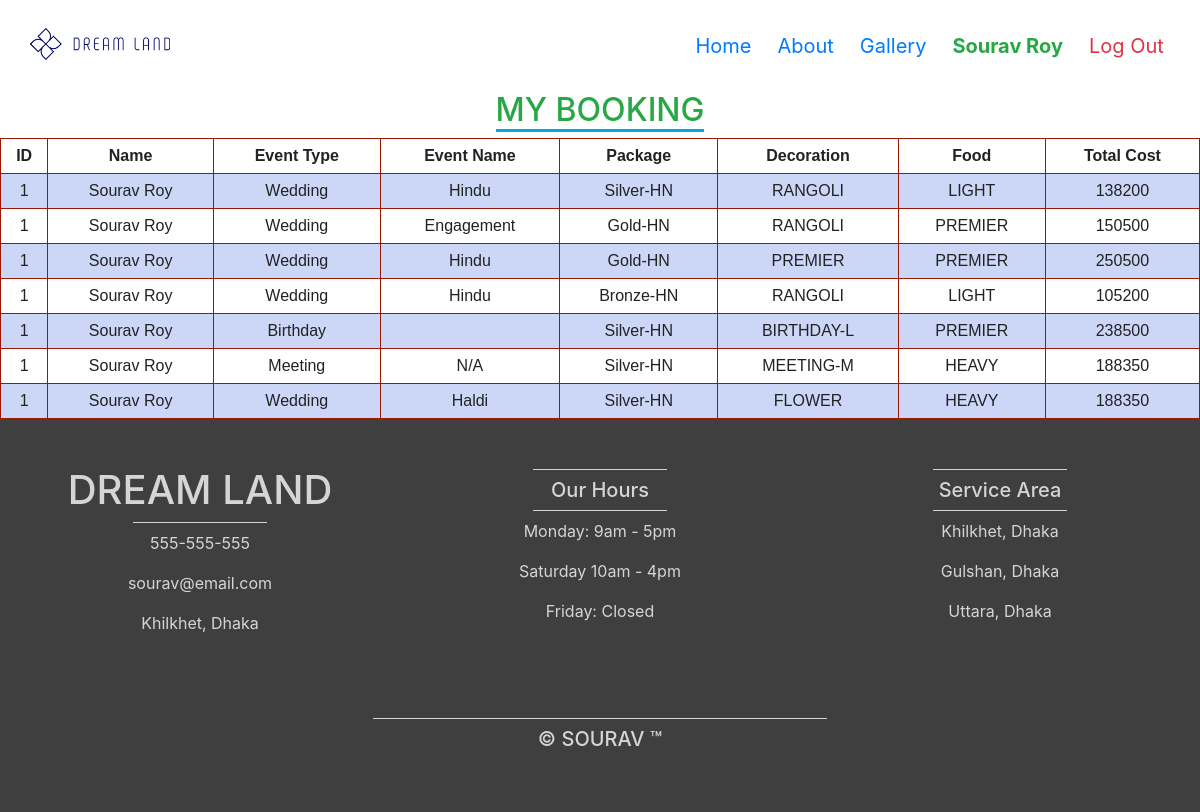
Screenshot of /mybooking.php (signed in) with the database file from the repository.
### tables this page shows
CREATE TABLE `bookings` (
  `id` int(10) NOT NULL,
  `user_id` int(10) NOT NULL,
  `fullname` varchar(100) NOT NULL,
  `email` varchar(100) NOT NULL,
  `event_type` varchar(100) NOT NULL,
  `event_name` varchar(100) DEFAULT NULL,
  `event_package_name` varchar(100) NOT NULL,
  `decoration_name` varchar(100) NOT NULL,
  `food_name` varchar(100) NOT NULL,
  `total_cost` int(10) NOT NULL
);

### mybooking.php (the view, shortened to what this page needs)
<?php
$email = $_SESSION['email'];
include_once ('config.php');
$sql_all = "SELECT * FROM bookings where  Email = '$email'";
$result = $connect->query($sql_all);
?>
<!DOCTYPE html>
<html lang="en">
<head>
    <link rel="stylesheet" type="text/css" href="css/bootstrap.min.css">
    <link href="style.css" rel="stylesheet">
</head>
<body>
<?php
include ("includes/header.php");
?>
<h2 class="text-success" style="text-align: center"><span class="underline">MY BOOKING</span></h2>
<div style="min-height: 150px">
    <table>
        <tr>
            <th>ID</th>
            <th>Name</th>
            <th>Event Type</th>
            <th>Event Name</th>
            <th>Package</th>
            <th>Decoration</th>
            <th>Food</th>
            <th>Total Cost</th>
        </tr>
        <?php
        while($res = mysqli_fetch_array($result))
        {
            echo "<tr>";
            echo "<td>".$res['user_id']."</td>";
            echo "<td>".$res['fullname']."</td>";
            echo "<td>".$res['event_type']."</td>";
            echo "<td>".$res['event_name']."</td>";
            echo "<td>".$res['event_package_name']."</td>";
            echo "<td>".$res['decoration_name']."</td>";
            echo "<td>".$res['food_name']."</td>";
            echo "<td>".$res['total_cost']."</td>";
            echo "</tr>";
        }
        ?>
    </table>
</div>
<?php
include ('includes/footer.php');
?>
</body>
</html>

### includes/header.php (shortened to what this page needs)
<nav class="navbar navbar-expand-md navbar-light bg-light sticky-top my-navbar">
    <div class="container-fluid">
        <a class="navbar-brand" href="index.php"><img src="img/logo2.png" height="75px"></a>
        <div class="collapse navbar-collapse" id="navbarResponsive">
            <ul class="navbar-nav ml-auto">
                <li class="nav-item active">
                    <a class="nav-link text-primary" href="index.php">Home</a>
                </li>
                <li class="nav-item">
                    <a class="nav-link text-primary" href="#teem">About</a>
                </li>
                <li class="nav-item">
                    <a class="nav-link text-primary" href="weeding/gallery/index.html">Gallery</a>
                </li>
                <li class="nav-item">
                    <?php
                    if(isset($_SESSION['loggedin'])){
                        echo '<a class="nav-link text-success" href="mybooking.php"><span style="font-weight:bolder">'.$_SESSION['fullname'].'</span></a>';
                    }
                    else{
                        echo '<a class="nav-link text-info" href="registration.php">Registration</a>';
                    }
                    ?>
                </li>
                <li class="nav-item">
                    <?php
                    if(isset($_SESSION['loggedin'])){
                        echo '<a class="nav-link text-danger" href="logout.php">Log Out</a>';
                    }
                    else{
                        echo '<a class="nav-link text-success" href="login.php">Log In</a>';
                    }
                    ?>
                </li>
            </ul>
        </div>
    </div>
</nav>

### includes/footer.php
<footer class="footer-position">
    <div class="container-fluid padding">
        <div class="row text-center">
            <div class="col-md-4">
                <h1>DREAM LAND</h1>
                <hr class="light">
                <p>555-555-555</p>
                <p>sourav@email.com</p>
                <p>Khilkhet, Dhaka</p>
            </div>
            <div class="col-md-4">
                <hr class="light">
                <h5>Our Hours</h5>
                <hr class="light">
                <p>Monday: 9am - 5pm</p>
                <p>Saturday 10am - 4pm</p>
                <p>Friday: Closed</p>
            </div>
            <div class="col-md-4">
                <hr class="light">
                <h5>Service Area</h5>
                <hr class="light">
                <p>Khilkhet, Dhaka</p>
                <p>Gulshan, Dhaka</p>
                <p>Uttara, Dhaka</p>
            </div>
            <div class="col-12">
                <hr class="light">
                <h5>&copy; SOURAV &trade;</h5>
            </div>
        </div>
    </div>
</footer>

### style.css (style rules this page uses)
html, body { height: 100%; width: 100%; font-family: 'poppins' sans-serif; color: #222; overflow-x: hidden; }
.underline { border-bottom: 3px solid #00aadc; }
.my-navbar { background-color: #ffffff !important; }
.navbar { padding: .2rem; }
.navbar-nav li { padding-right: 10px; }
.nav-link { font-size: 20px !important; }
.padding { padding-bottom: 1rem; }
footer { background-color: #3f3f3f; color: #d5d5d5; padding-top: 15px; padding-bottom: auto; }
hr.light { border-top: 1px solid #d5d5d5; width: 40%; margin-top: .2rem; margin-bottom: .5rem; }
[class*="col-"] { padding: 2rem; }
.footer-position { padding-bottom: 5px; }

### mybooking.php (style rules this page uses)
table { font-family: arial, sans-serif; border-collapse: collapse; width: 100%; }
td, th { border: 1px solid #9b1700; text-align: left; padding: 5px; text-align: center; }
tr:nth-child(even) { background-color: rgba(0, 57, 221, 0.2); }

### rows the page displays
bookings: user "1", fullname "Sourav Roy", event_type "Wedding", event_name "Hindu", event_package_name "Silver-HN", decoration_name "RANGOLI", food_name "LIGHT", total_cost "138200"
bookings: user "1", fullname "Sourav Roy", event_type "Wedding", event_name "Engagement", event_package_name "Gold-HN", decoration_name "RANGOLI", food_name "PREMIER", total_cost "150500"
bookings: user "1", fullname "Sourav Roy", event_type "Wedding", event_name "Hindu", event_package_name "Gold-HN", decoration_name "PREMIER", food_name "PREMIER", total_cost "250500"
bookings: user "1", fullname "Sourav Roy", event_type "Wedding", event_name "Hindu", event_package_name "Bronze-HN", decoration_name "RANGOLI", food_name "LIGHT", total_cost "105200"
bookings: user "1", fullname "Sourav Roy", event_type "Birthday", event_package_name "Silver-HN", decoration_name "BIRTHDAY-L", food_name "PREMIER", total_cost "238500"
bookings: user "1", fullname "Sourav Roy", event_type "Meeting", event_name "N/A", event_package_name "Silver-HN", decoration_name "MEETING-M", food_name "HEAVY", total_cost "188350"
bookings: user "1", fullname "Sourav Roy", event_type "Wedding", event_name "Haldi", event_package_name "Silver-HN", decoration_name "FLOWER", food_name "HEAVY", total_cost "188350"

### other values shown
$_SESSION['fullname'] "Sourav Roy"
